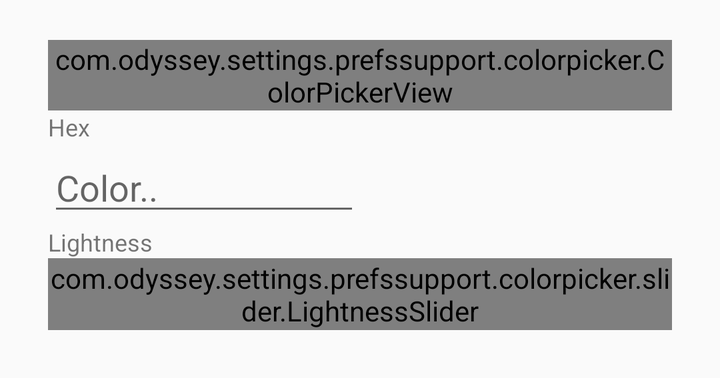
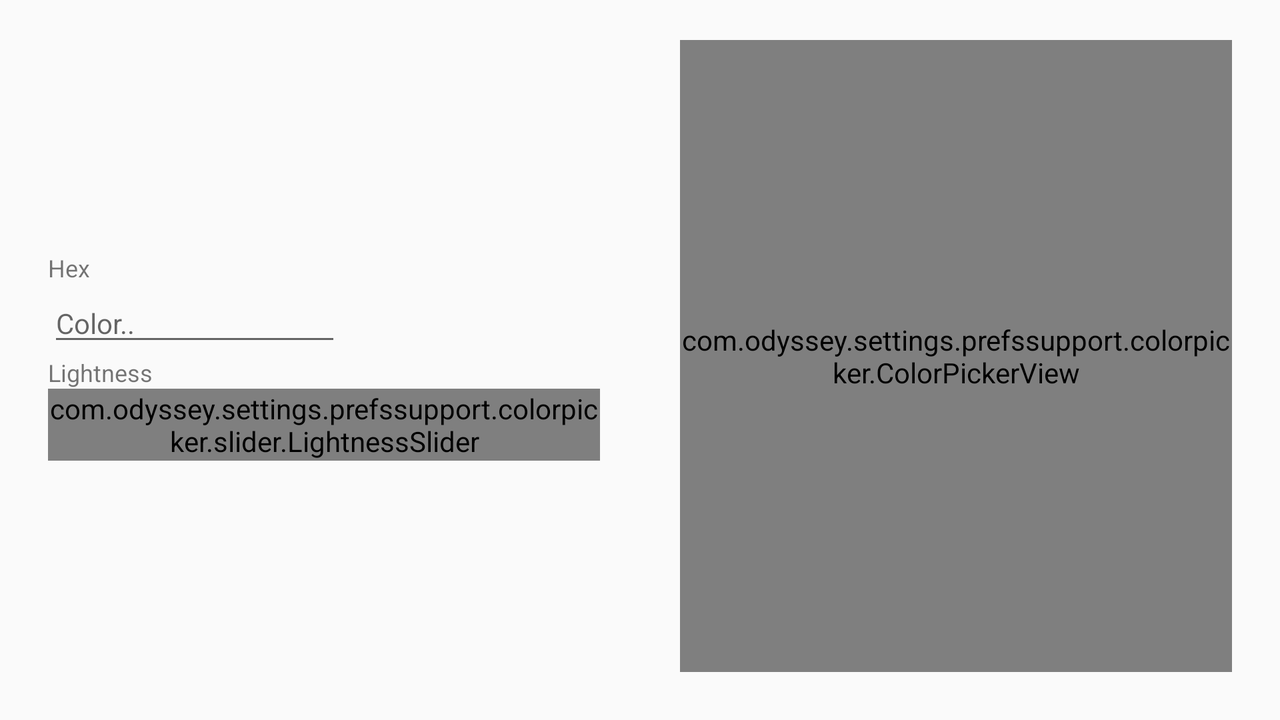

One screen, two layout resources from the same app: the default and the repository's alternative for another configuration. Each is rendered where Android would select it; the XML of both is given below.
<!-- AndroidManifest.xml: application theme AppTheme -->
<!-- res/layout/grx_color_picker_layout.xml -->
<?xml version="1.0" encoding="utf-8"?>
<LinearLayout xmlns:android="http://schemas.android.com/apk/res/android"
    android:orientation="vertical"
    android:layout_width="match_parent"
    android:layout_height="wrap_content"
    android:paddingLeft="24dp" android:paddingTop="20dp" android:paddingRight="24dp" android:paddingBottom="24dp"
    >



       <com.odyssey.settings.prefssupport.colorpicker.ColorPickerView
                    android:layout_width="match_parent"
                    android:layout_height="0dp"
                    android:gravity="center"
                    android:id="@+id/colorpickerview"
                    android:layout_weight="1"/>


    <LinearLayout
        android:layout_width="match_parent"
        android:layout_height="wrap_content"
        android:layout_gravity="center"
        android:orientation="horizontal">
        <LinearLayout
            android:layout_width="match_parent"
            android:layout_height="wrap_content"
            android:layout_gravity="center"
            android:layout_weight="1"
            android:orientation="vertical">
                <TextView
                    android:layout_width="match_parent"
                    android:layout_height="wrap_content"
                    android:gravity="start"
                    android:textSize="12sp"
                    android:text="Hex"/>
                <EditText
                    style="@style/PickerEditText"
                    android:hint="Color.."
                    android:gravity="start"
                    android:id="@+id/edit_text"
                    android:inputType="textNoSuggestions"
                    />
        </LinearLayout>
        <LinearLayout
            android:layout_width="match_parent"
            android:layout_height="wrap_content"
            android:layout_gravity="center"
            android:layout_weight="1"
            android:orientation="vertical">

                <LinearLayout
                    android:layout_width="match_parent"
                    android:layout_height="@dimen/default_preview_height"
                    android:gravity="center|end"
                    android:layout_gravity="center"
                    android:id="@+id/color_preview_container">
                    <ImageView
                        android:layout_width="@dimen/default_preview_image_height"
                        android:layout_height="@dimen/default_preview_image_height"
                        android:src="@android:color/transparent"
                        android:id="@+id/color_preview"/>
                </LinearLayout>
        </LinearLayout>
</LinearLayout>

    <TextView
        android:layout_width="wrap_content"
        android:layout_height="wrap_content"
        android:textSize="12sp"
        android:text="@string/gs_lightness"/>
    <com.odyssey.settings.prefssupport.colorpicker.slider.LightnessSlider
        android:layout_width="match_parent"
        android:layout_height="36dp"
        android:id="@+id/lightness_slider"/>
    <TextView
        android:layout_width="wrap_content"
        android:layout_height="wrap_content"
        android:textSize="12sp"
        android:visibility="gone"
        android:id="@+id/v_txt_alfa"
        android:text="@string/gs_alpha"/>
    <com.odyssey.settings.prefssupport.colorpicker.slider.AlphaSlider
        android:layout_width="match_parent"
        android:layout_height="36dp"
        android:visibility="gone"
        android:id="@+id/alpha_slider"/>


</LinearLayout>
<!-- resources referenced by this layout -->
<resources>
  <string name="gs_alpha">Alpha</string>
  <string name="gs_lightness">Lightness</string>
  <style name="PickerEditText">
          <item name="android:layout_width">match_parent</item>
          <item name="android:layout_height">wrap_content</item>
          <item name="android:layout_margin">0dp</item>
          <item name="android:imeOptions">actionNext</item>
          <item name="android:singleLine">true</item>
          <item name="android:textSize">18sp</item>
      </style>
  <style name="AppTheme" parent="Theme.AppCompat.Light.DarkActionBar">
          
          <item name="colorPrimary">#2196F3</item>
          <item name="tabs_text_color">@color/tabs_text_color_dark</item>
          <item name="tabs_indicator_color">#ffffff</item>
          <item name="colorPrimaryDark">#1E88E5</item>
          <item name="colorAccent">#42A5F5</item>
          <item name="sublimetheme">@style/SublimeTheme</item>
          <item name="android:dialogTheme">@style/GrxDialogStyle</item>
          <item name="android:alertDialogTheme">@style/GrxDialogStyle</item>
          <item name="svn_nav_header_bg">?colorPrimary</item>
          <item name="navigationviewstyle">@style/NavigationViewStyle</item>
          <item name="fab_m_color">?colorAccent</item>
          <item name="fab_m_press">?colorPrimaryDark</item>
          <item name="fab_m_ripple">?colorPrimary</item>
          <item name="main_bg_color">#ffffffff</item>
          <item name="pickerColorEditTextColor">0xff222222</item>
          <item name="tint_arrow_prefs">#ff222222</item>
          <item name="pref_category_text_color">?colorPrimary</item>
          <item name="pref_category_bg">#00000000</item>
          <item name="seekbar_popup_bg">?colorAccent</item>
          <item name="snackbar_bg">#304553</item>
          <item name="contrast_text_color">#ffffff</item>
  		<item name="prefscreen_arrow_tint">?colorAccent</item>
          <item name="complemnt_accent_color">?colorAccent</item>
      </style>
  <style name="SublimeTheme" parent="ThemeOverlay.AppCompat.Light">
          <item name="colorPrimary">#2196F3</item>
          <item name="colorPrimaryDark">#1E88E5</item>
          <item name="colorAccent">#1E88E5</item>
          <item name="android:listDivider">@color/divider_svn</item>
          <item name="svn_panel_bg">#fffafafa</item>
          <item name="navigationviewstyle">@style/NavigationViewStyle</item>
  		<item name="svn_fab_tint">?colorAccent</item>
      </style>
  <style name="GrxDialogStyle">
          <item name="android:windowContentOverlay">@null</item>
          <item name="android:windowTitleStyle">@style/GrxTitleStyle</item>
          <item name="android:windowIsFloating">true</item>
          <item name="android:windowBackground">@drawable/dialog_background_material</item>
          <item name="android:windowMinWidthMajor">70.0%</item>
          <item name="android:windowMinWidthMinor">90.0%</item>
          <item name="windowActionBar">false</item>
          <item name="android:windowFrame">@null</item>
          <item name="android:windowSoftInputMode">adjustPan</item>
          <item name="windowActionModeOverlay">true</item>
          <item name="android:windowNoTitle">false</item>
      </style>
  <style name="NavigationViewStyle" parent="SnvSublimeNavigationView">
          <item name="android:maxWidth">@dimen/snv_navigation_max_width</item>
  
      </style>
  <style name="GrxTitleStyle" parent="@style/TextAppearance.Widget.AppCompat.Toolbar.Title">
          <item name="android:textSize">17dp</item>
          <item name="android:textColor">?colorAccent</item>
      </style>
</resources>
<!-- res/layout-land/grx_color_picker_layout.xml (the repository's variant of the layout above) -->
<!-- drawn on the phone turned sideways -->
<?xml version="1.0" encoding="utf-8"?>
<LinearLayout xmlns:android="http://schemas.android.com/apk/res/android"
    android:orientation="horizontal"
    android:layout_width="match_parent"
    android:layout_height="match_parent"
    android:paddingLeft="24dp" android:paddingTop="20dp" android:paddingRight="24dp" android:paddingBottom="24dp"
    >


    <LinearLayout
        android:layout_width="match_parent"
        android:layout_height="wrap_content"
        android:layout_gravity="center"
        android:paddingRight="20dp"
        android:layout_weight="1"
        android:orientation="vertical">

        <TextView
            android:layout_width="wrap_content"
            android:layout_height="wrap_content"
            android:textSize="12sp"
            android:text="Hex"/>
        <LinearLayout
            android:layout_width="match_parent"
            android:layout_height="wrap_content"
            android:layout_gravity="center"
            android:orientation="horizontal">
            <EditText
                style="@style/PickerEditText"
                android:hint="Color.."
                android:layout_weight="1"
                android:id="@+id/edit_text"
                android:textSize="14sp"
                android:layout_width="wrap_content"
                android:inputType="textNoSuggestions"
                />
            <LinearLayout
                android:layout_width="wrap_content"
                android:layout_height="@dimen/default_preview_height"
                android:gravity="center|right"
                android:id="@+id/color_preview_container"
                android:layout_weight="1">
                <ImageView
                    android:layout_width="30dp"
                    android:layout_height="30dp"
                    android:src="@android:color/transparent"
                    android:id="@+id/color_preview"/>
            </LinearLayout>
        </LinearLayout>

        <TextView
            android:layout_width="wrap_content"
            android:layout_height="wrap_content"
            android:textSize="12sp"
            android:text="@string/gs_lightness"/>
        <com.odyssey.settings.prefssupport.colorpicker.slider.LightnessSlider
            android:layout_width="match_parent"
            android:layout_height="36dp"
            android:id="@+id/lightness_slider"/>
        <TextView
            android:layout_width="wrap_content"
            android:layout_height="wrap_content"
            android:textSize="12sp"
            android:visibility="gone"
            android:id="@+id/v_txt_alfa"
            android:text="@string/gs_alpha"/>
        <com.odyssey.settings.prefssupport.colorpicker.slider.AlphaSlider
            android:layout_width="match_parent"
            android:visibility="gone"
            android:layout_height="36dp"
            android:id="@+id/alpha_slider"/>


    </LinearLayout>

    <LinearLayout
        android:layout_width="match_parent"
        android:layout_height="match_parent"
        android:layout_gravity="center"
        android:gravity="center"
        android:paddingLeft="20dp"
        android:layout_weight="1"
        android:orientation="vertical">

        <com.odyssey.settings.prefssupport.colorpicker.ColorPickerView
            android:layout_width="match_parent"
            android:layout_height="0dp"
            android:id="@+id/colorpickerview"
            android:layout_weight="1"/>

    </LinearLayout>


</LinearLayout>
